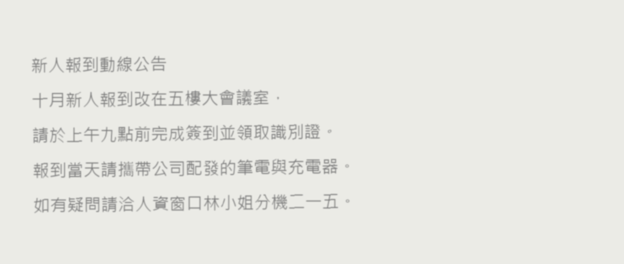
#> input picture deploy/ocr-eval/samples/報到公告-模糊.png, 624 x 264 px
$ python -i ocr_forms_eval.py   (imports and definitions only)
#> lines starting #> are read from the running program, lines starting #| are printed output that depends on the picture; after the words box and inside, x2 and y2 are one past the last pixel; in counts of white or black regions, pixels touching at a corner belong together
#> further down, picture is the input picture: shape (264, 624, 3); mean B, G, R 226.7, 231.5, 231.5
"""OCR-FORMS evaluation: current OCR vs coordinate-based reading vs OvisOCR2 on handwritten forms, with an HTML report.

    <eval-python> deploy/ocr_forms_eval.py --samples ../output/ocr-forms/samples --out ../output/ocr-forms/results \
        --models ../output/rag-starter-acceptance/local-model/ocr-models \
        --ovis-python ../output/ocr-forms/.venv-ovis/Scripts/python.exe --ovis-model ../output/ocr-forms/models/OvisOCR2

Methods (see docs/superpowers/plans/2026-11-10-ocr-handwriting-forms.md):
  P0        current pipeline (ocr.preprocess + RapidOCR on the whole page), values paired to labels by position; no checkbox reading
  P1-free   no template: lines removed, light evened, whole-page RapidOCR, label pairing; checkboxes found as small squares
  P1        template: page aligned to the form, each field cropped, cleaned and read by RapidOCR; checkbox ink measured
  P2-page   OvisOCR2 on the whole page (end to end); values paired from its table output
  P2        template crops (same as P1) read by OvisOCR2; checkbox crops asked "is it marked?"
  P3        combination of measured parts, no new parameters: P2 field reading + P1 checkbox ink
Only reads the samples; writes to --out. Pages named tune-* may be used to choose thresholds; report the test-* pages.
"""
import argparse
from html import escape
import json
import os
from pathlib import Path
import re
import subprocess
import sys
import time

import cv2
import numpy as np

sys.path.insert(0, str(Path(__file__).resolve().parents[1] / "api"))
from app.ai import form_ocr, ocr, ocr_metrics  # noqa: E402

TEMPLATES = Path(__file__).resolve().parent / "ocr-eval/forms/templates"
CHECK_SYMBOLS = {"☑": True, "✓": True, "✔": True, "■": True, "☒": True, "√": True, "☐": False, "□": False}
METHODS = ["P0", "P1-free", "P1", "P2-page", "P2", "P3"]

try:
    import opencc
    _s2t = opencc.OpenCC("s2t")
    to_traditional = _s2t.convert
except ImportError:  # scoring still works; Simplified output would just count as wrong characters
    def to_traditional(text):
        return text


# [28 lines left out: functions score_text, rapid, reading_order, not called in this run]


def read_field(image):
    """P1: split the field into tight lines and let the recognizer read each one (no text detector on small crops)."""
    return "".join(t for line in form_ocr.text_lines(image) for t, _ in rapid(line, detect=False))


# [10 lines left out: function page_boxes, not called in this run]

# ---------------------------------------------------------------- template-free checkboxes


def find_checkboxes(image):
    """Small printed squares on the page: [(x0, y0, x1, y1)]."""
    gray = cv2.cvtColor(image, cv2.COLOR_BGR2GRAY)
    ink = cv2.adaptiveThreshold(gray, 255, cv2.ADAPTIVE_THRESH_MEAN_C, cv2.THRESH_BINARY_INV, 31, 15)
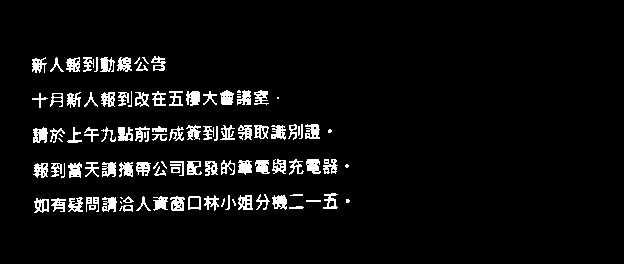
#> ink: shape (264, 624); 5.4% white; 107 white regions (19 under 20 px)
    contours, _ = cv2.findContours(ink, cv2.RETR_LIST, cv2.CHAIN_APPROX_SIMPLE)
#> contours = 273 contours, 178 with area under 20; largest, box (x1, y1, x2, y2) and area: (238, 195, 253, 210) 156, (33, 127, 48, 143) 156, (170, 196, 185, 211) 150, (34, 198, 49, 213) 148, (188, 196, 201, 210) 146
    unit = max(image.shape[:2]) / 1754
#> unit = 0.356
    boxes = []
    for contour in contours:
        x, y, w, h = cv2.boundingRect(contour)
        if not (12 * unit <= w <= 45 * unit and 0.75 <= w / max(h, 1) <= 1.33):
            continue
        approx = cv2.approxPolyDP(contour, 0.1 * cv2.arcLength(contour, True), True)
        if len(approx) == 4 and cv2.contourArea(contour) > 0.6 * w * h:
            if not any(abs(x - b[0]) < w / 2 and abs(y - b[1]) < h / 2 for b in boxes):
                boxes.append((x, y, x + w, y + h))
#> this loop made 273 passes
#> (x, y, w, h) on passes 1, 3, 4: (176, 207, 5, 3), (103, 206, 4, 4), (289, 206, 15, 3)
#> after the loop, boxes = 19 items, first 6: (328, 200, 335, 208), (189, 197, 200, 208), (34, 198, 49, 213), (170, 196, 185, 211), (272, 195, 287, 210), (238, 195, 253, 210)
    return boxes


# [230 lines left out: functions match_free_checkboxes, html_table_boxes, symbol_checkboxes, ovis_box_state, run_ovis, evaluate and 1 more, not called in this run]


def pct(value):
    return "—" if value is None else f"{value:.1%}"


# [63 lines left out: functions report, main, not called in this run]


# [2 lines not run here, left out]

>>> import cv2
>>> picture = cv2.imread('ocr-eval/samples/報到公告-模糊.png')
>>> result = find_checkboxes(picture)
#> result has the same summary as boxes in find_checkboxes
